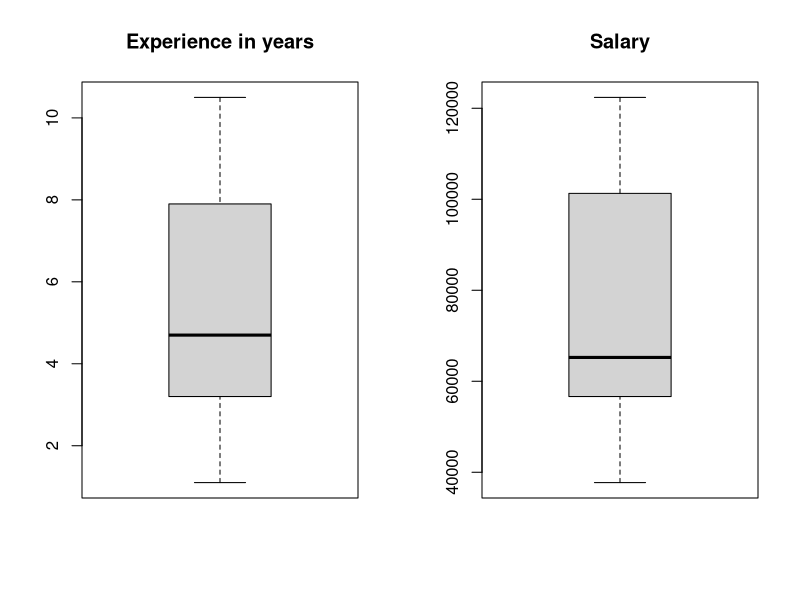

Source code (R):
## ---- chunk 1

library(readxl)

salary_Data <- read_excel("Salary_Data.xlsx")

## ---- chunk 2

par(mfrow = c(1,2))
head(salary_Data)
summary(salary_Data)
## ---- chunk 3

par(mfrow = c(1,2))
boxplot(salary_Data$YearsExperience, main = "Experience in years")
boxplot(salary_Data$Salary,  main = "Salary")

## ---- chunk 4

library(caTools)

set.seed(10)

split_salary_data <- sample.split(salary_Data$Salary, SplitRatio = 0.75)

split_salary_data



## ---- chunk 5
train = subset(salary_Data, split_salary_data == T)

testdata = subset(salary_Data, split_salary_data == F)

head(train)
head(testdata)

## ---- chunk 6

model <- lm(formula = Salary~., data = train)

summary(model)

## ---- chunk 7


prediction <- predict(model, testdata)

prediction



## ---- chunk 8
difference <- (testdata$Salary - prediction)
testdata <- cbind(testdata, prediction, difference)

testdata
## ---- chunk 9

mape <- mean(abs(difference)/ testdata$Salary)
mape
